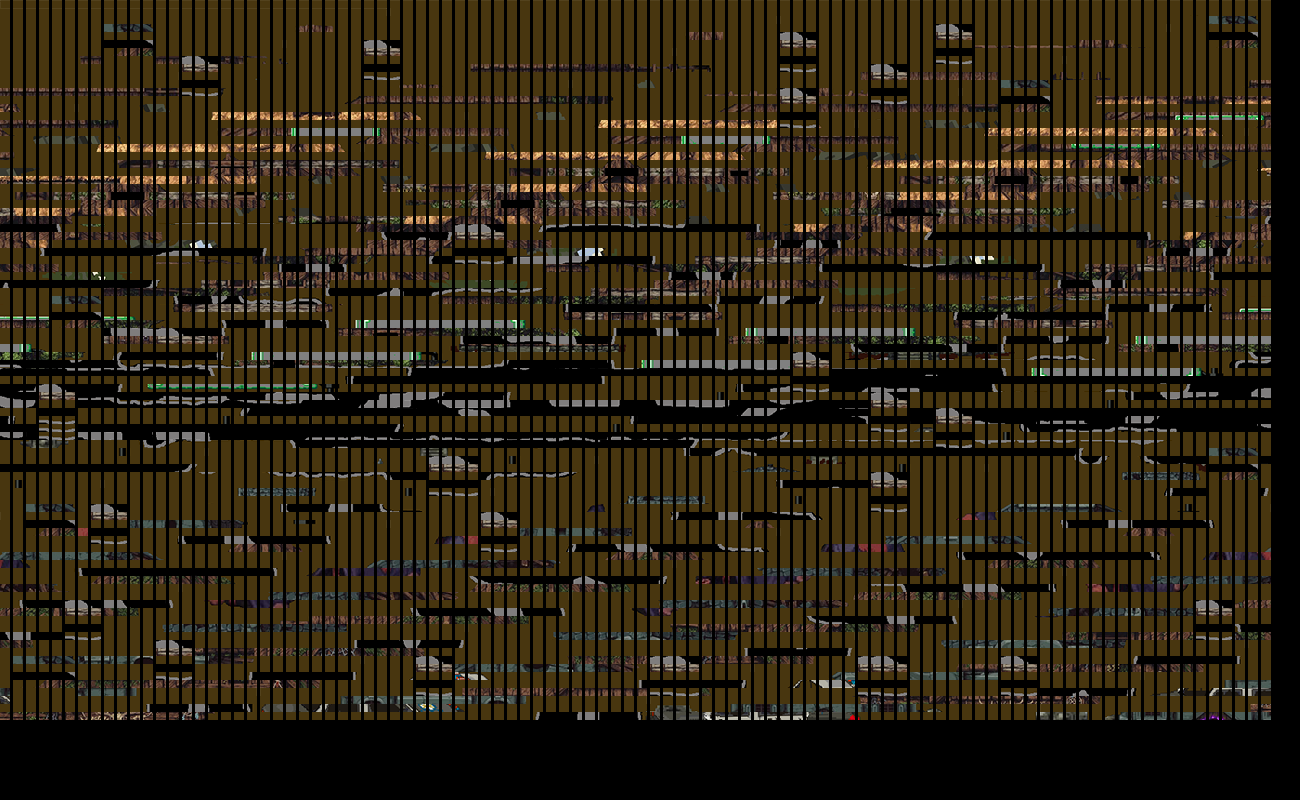

A 2D game scene composited from a Tiled map and its tileset images. What follows is a short description and the map's XML, with each tile layer's data collapsed to a summary:
An orthogonal 100x100 tile map with 13x8 px tiles, 1 tile layer (Capa de patrones 1) and 22 objects.

<map version="1.4" tiledversion="1.4.2" orientation="orthogonal" renderorder="right-down" width="100" height="100" tilewidth="13" tileheight="8" infinite="0" nextlayerid="5" nextobjectid="124">
 <editorsettings>
  <export target="mapon.json" format="json" />
 </editorsettings>
 <tileset firstgid="1" source="mapa.tsx" />
 <layer id="1" name="Capa de patrones 1" width="100" height="100">
  <data>[10000 cells, 8820 non-empty, 8261 distinct tile ids]</data>
 </layer>
 <objectgroup color="#0000ff" id="4" name="Capa de Objetos 1">
  <object id="100" x="46.6667" y="0" width="509.333" height="220" />
  <object id="101" x="50.6667" y="232" width="197.333" height="196" />
  <object id="103" x="556" y="0" width="717.333" height="120" />
  <object id="104" x="613.333" y="133.333" width="358.667" height="92" />
  <object id="105" x="681.333" y="237.333" width="92" height="40" />
  <object id="106" x="852" y="234.667" width="113.333" height="34.6667" />
  <object id="107" x="822.667" y="234.667" width="21.3333" height="42.6667" />
  <object id="108" x="984" y="129.333" width="81.3333" height="34.6667" />
  <object id="110" x="1161.33" y="133.333" width="108" height="588" />
  <object id="111" x="690.667" y="348" width="385.333" height="237.333" />
  <object id="112" x="1064" y="234.667" width="96" height="285.333" />
  <object id="113" x="260" y="357.333" width="253.333" height="177.333" />
  <object id="114" x="312" y="541.333" width="274.667" height="45.3333" />
  <object id="115" x="522.667" y="457.333" width="29.3333" height="70.6667" />
  <object id="116" x="560" y="488" width="25.3333" height="37.3333" />
  <object id="117" x="61.3333" y="441.333" width="154.667" height="274.667" />
  <object id="118" x="222.667" y="450.667" width="32" height="78.6667" />
  <object id="119" x="230.667" y="652" width="984" height="72" />
  <object id="120" x="393.333" y="229.333" width="149.333" height="36" />
  <object id="121" x="465.333" y="273.333" width="113.333" height="25.3333" />
  <object id="122" x="609.333" y="368" width="76" height="16" />
  <object id="123" x="646.667" y="393.333" width="29.3333" height="17.3333" />
 </objectgroup>
</map>